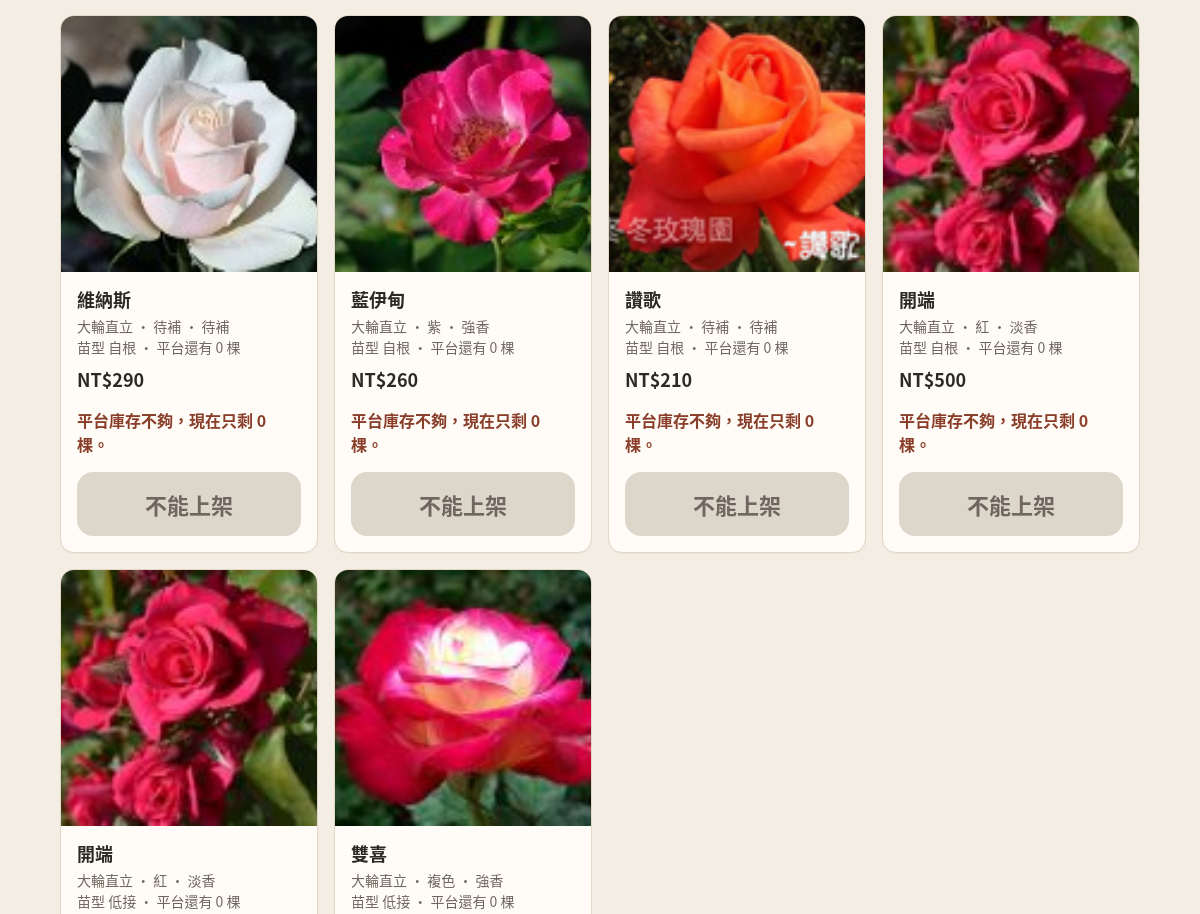
The page /vendor/pick?class=HT (signed in, middle part) on the database as committed earlier.
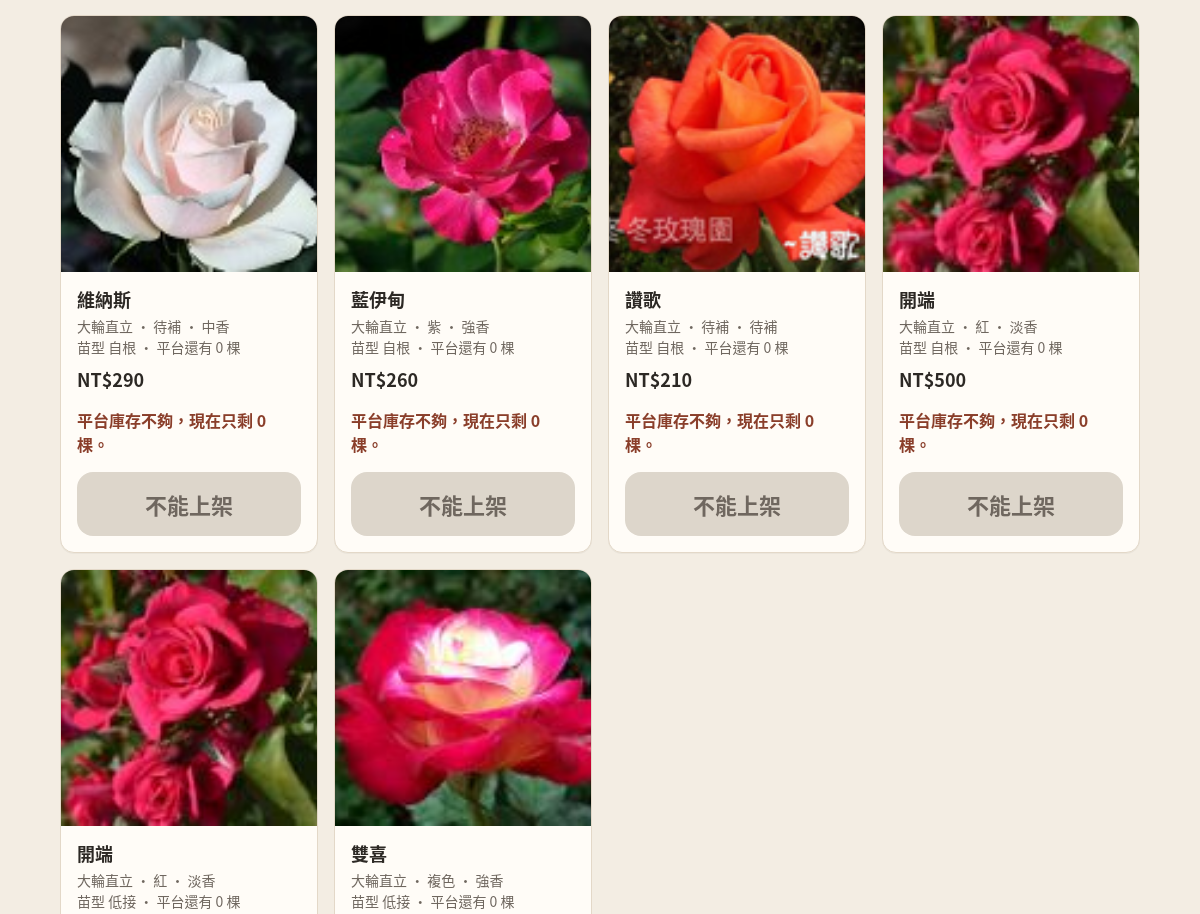
The same page on the database as committed later.
### tables this page shows
CREATE TABLE rose_offers (
  id INTEGER PRIMARY KEY,
  variety_id INTEGER NOT NULL,
  supplier_sku TEXT NOT NULL UNIQUE,
  list_name TEXT NOT NULL,
  seedling TEXT NOT NULL DEFAULT '待補',
  cost_twd INTEGER,
  platform_stock INTEGER NOT NULL DEFAULT 0,
  offer_state TEXT NOT NULL DEFAULT '有貨',
  auto_preorder INTEGER NOT NULL DEFAULT 0,
  eta TEXT NOT NULL DEFAULT '',
  stock_note TEXT NOT NULL DEFAULT '',
  photo TEXT NOT NULL DEFAULT '',
  menu_label TEXT NOT NULL DEFAULT '',
  instock_at_import INTEGER NOT NULL DEFAULT 0,
  consigned_product_id INTEGER,
  FOREIGN KEY (variety_id) REFERENCES rose_varieties(id)
);

CREATE TABLE rose_varieties (
  id INTEGER PRIMARY KEY,
  variety_key TEXT NOT NULL UNIQUE,
  name_zh TEXT NOT NULL,
  name_orig TEXT NOT NULL DEFAULT '待補',
  aliases TEXT NOT NULL DEFAULT '待補',
  reg_name TEXT NOT NULL DEFAULT '待補',
  class_main TEXT NOT NULL DEFAULT '待補',
  class_intl TEXT NOT NULL DEFAULT '待補',
  ogr_class TEXT NOT NULL DEFAULT '待補',
  series TEXT NOT NULL DEFAULT '待補',
  breeder TEXT NOT NULL DEFAULT '待補',
  breeder_country TEXT NOT NULL DEFAULT '待補',
  year TEXT NOT NULL DEFAULT '待補',
  color_group TEXT NOT NULL DEFAULT '待補',
  color_desc TEXT NOT NULL DEFAULT '待補',
  fragrance TEXT NOT NULL DEFAULT '待補',
  scent_type TEXT NOT NULL DEFAULT '待補',
  flower_dia_cm TEXT NOT NULL DEFAULT '待補',
  flower_size TEXT NOT NULL DEFAULT '待補',
  petals TEXT NOT NULL DEFAULT '待補',
  doubleness TEXT NOT NULL DEFAULT '待補',
  form TEXT NOT NULL DEFAULT '待補',
  inflorescence TEXT NOT NULL DEFAULT '待補',
  bloom_habit TEXT NOT NULL DEFAULT '待補',
  bloom_months TEXT NOT NULL DEFAULT '待補',
  height_cm TEXT NOT NULL DEFAULT '待補',
  width_cm TEXT NOT NULL DEFAULT '待補',
  growth_habit TEXT NOT NULL DEFAULT '待補',
  disease_bs TEXT NOT NULL DEFAULT '待補',
  disease_pm TEXT NOT NULL DEFAULT '待補',
  heat_tw TEXT NOT NULL DEFAULT '待補',
  heat_flag TEXT NOT NULL DEFAULT '待補',
  shade TEXT NOT NULL DEFAULT '待補',
  usda_zone TEXT NOT NULL DEFAULT '待補',
  uses TEXT NOT NULL DEFAULT '待補',
  thorns TEXT NOT NULL DEFAULT '待補',
  awards TEXT NOT NULL DEFAULT '待補',
  pvr TEXT NOT NULL DEFAULT '待補',
  seedling_types TEXT NOT NULL DEFAULT '待補',
  description TEXT NOT NULL DEFAULT '',
  listed INTEGER NOT NULL DEFAULT 0,
  multiplier_a REAL,
  retail_divisor REAL,
  sources_json TEXT NOT NULL DEFAULT '{}',
  updated_at TEXT NOT NULL
, consign_stock INTEGER);

### src/bootstrap.php (called while the page is built, shortened)
<?php
function garden_root(): string
{
    return dirname(__DIR__);
}
function db_path(): string
{
    $env = getenv('GARDEN_DB');
    return $env !== false && $env !== '' ? $env : garden_root() . '/data/garden.sqlite';
}
function db(): PDO
{
    static $pdo = null;
    if ($pdo instanceof PDO) {
        return $pdo;
    }
    $path = db_path();
    $pdo = new PDO('sqlite:' . $path, null, null, [
        PDO::ATTR_ERRMODE => PDO::ERRMODE_EXCEPTION,
        PDO::ATTR_DEFAULT_FETCH_MODE => PDO::FETCH_ASSOC,
    ]);
    $pdo->exec('PRAGMA foreign_keys = ON');
    return $pdo;
}
function h(?string $value): string
{
    return htmlspecialchars((string) $value, ENT_QUOTES | ENT_SUBSTITUTE, 'UTF-8');
}
function money(int $n): string
{
    return 'NT$' . number_format($n);
}
function round10(float $n): int
{
    return (int) (round($n / 10) * 10);
}
function categories(): array
{
    return [
        ['code' => 'HT', 'name' => '大輪直立', 'group' => '玫瑰', 'blurb' => ''],
        ['code' => 'FL', 'name' => '中輪豐花', 'group' => '玫瑰', 'blurb' => ''],
        ['code' => 'MIN', 'name' => '迷你', 'group' => '玫瑰', 'blurb' => ''],
        ['code' => 'SHR', 'name' => '灌木', 'group' => '玫瑰', 'blurb' => '英國玫瑰以育種者辨認，歸在灌木。'],
        ['code' => 'GC', 'name' => '地被', 'group' => '玫瑰', 'blurb' => ''],
        ['code' => 'CL', 'name' => '小型藤本', 'group' => '玫瑰', 'blurb' => '枝條較短，適合拱門與柱子，一般約可爬 2–3 公尺。'],
        ['code' => 'RA', 'name' => '蔓性藤本', 'group' => '玫瑰', 'blurb' => '枝條長而軟，適合籬笆與棚架整片披覆。'],
        ['code' => 'OGR', 'name' => '古典玫瑰', 'group' => '玫瑰', 'blurb' => ''],
        ['code' => 'SP', 'name' => '原種', 'group' => '玫瑰', 'blurb' => ''],
        ['code' => 'RS', 'name' => '砧木與繁殖材料', 'group' => '砧木與繁殖材料', 'blurb' => ''],
    ];
}
function category_name(string $code): string
{
    foreach (categories() as $cat) {
        if ($cat['code'] === $code) {
            return $cat['name'];
        }
    }
    return $code === '' ? PENDING : $code;
}
function setting(string $key): string
{
    $stmt = db()->prepare('SELECT value FROM settings WHERE key = ?');
    $stmt->execute([$key]);
    $v = $stmt->fetchColumn();
    return $v === false ? '' : (string) $v;
}
function current_user(): ?array
{
    return $_SESSION['user'] ?? null;
}
function offer_prices(array $offer, array $variety): array
{
    $cost = $offer['cost_twd'];
    $cost = (int) $cost;
    $a = $variety['multiplier_a'] !== null && $variety['multiplier_a'] !== ''
        ? (float) $variety['multiplier_a']
        : (float) setting('multiplier_a');
    $div = $variety['retail_divisor'] !== null && $variety['retail_divisor'] !== ''
        ? (float) $variety['retail_divisor']
        : (float) setting('retail_divisor');
    return [
        'cost' => $cost,
        'vendor' => round10($cost * $a),
        'retail' => round10($cost / $div),
    ];
}
function cart_items(): array
{
    return $_SESSION['cart'] ?? [];
}
function vendor_may_take(array $variety, array $offer, int $qty): ?string
{
    $state = (string) $offer['offer_state'];
    $min = max(1, (int) setting('min_batch'));
    if ((int) $offer['platform_stock'] < $qty) {
        return '平台庫存不夠，現在只剩 ' . (int) $offer['platform_stock'] . ' 棵。';
    }
    return null;
}
function render(string $view, array $data = []): void
{
    $data['user'] = current_user();
    $data['cartCount'] = array_sum(cart_items());
    extract($data, EXTR_SKIP);
    include garden_root() . '/views/' . $view . '.php';
    include garden_root() . '/views/layout.php';
}

### views/vendor_pick.php (the view, shortened to what this page needs)
<div class="grid">
  <?php foreach ($offers as $offer):
    $prices = offer_prices($offer, $offer);
    $block = vendor_may_take($offer, $offer, 1);
  ?>
    <article class="card">
      <div class="photo" <?php if (!empty($offer['photo'])): ?>style="background-image:url('/<?= h(ltrim($offer['photo'], '/')) ?>')"<?php endif; ?>>
      </div>
      <div class="pad">
        <h2 class="name"><?= h($offer['name_zh']) ?></h2>
        <div class="meta"><?= h(category_name((string) $offer['class_main'])) ?> · <?= h($offer['color_group']) ?> · <?= h($offer['fragrance']) ?></div>
        <div class="meta">苗型 <?= h($offer['seedling']) ?> · 平台還有 <?= (int) $offer['platform_stock'] ?> 棵</div>
        <div class="price"><?= $prices['retail'] === null ? '售價待補' : money((int) $prices['retail']) ?></div>
        <?php if ($block): ?>
          <p class="warn"><?= h($block) ?></p>
          <button class="btn big block" type="button" disabled>不能上架</button>
        <?php endif; ?>
      </div>
    </article>
  <?php endforeach; ?>
</div>

Rows that differ between the two databases and show on the page:
changed rose_offers "維納斯": variety.fragrance "待補" → "中香"
